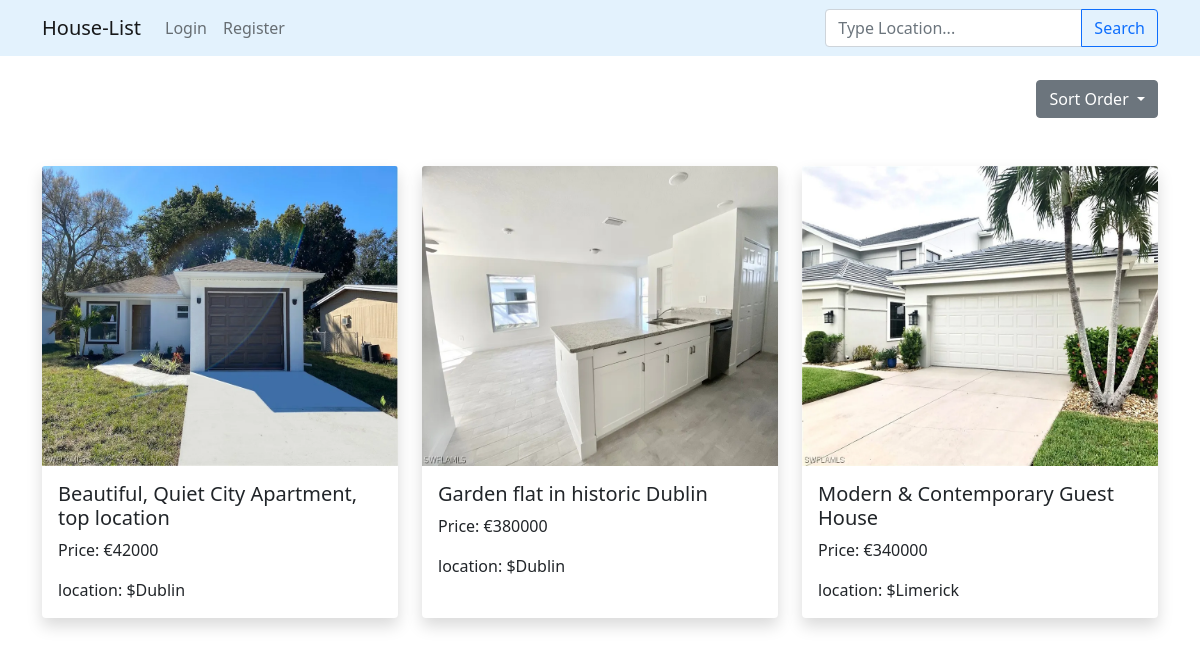
Screenshot of /search with the database file from the repository.
### main.py (models this page shows, shortened)
class House(db.Model):
    __tablename__ = "houses"
    id = db.Column(db.Integer, primary_key=True)
    title = db.Column(db.String(100))
    price = db.Column(db.Integer)
    location = db.Column(db.String(100))
    description = db.Column(db.Text)
    image_1 = db.Column(db.String(150), nullable=False, default='image1.jpg')
    image_2 = db.Column(db.String(150), nullable=False, default='image2.jpg')
    image_3 = db.Column(db.String(150), nullable=False, default='image3.jpg')
    contacts = db.relationship('Contact', backref='house', lazy=True)
    created_at = db.Column(db.DateTime, nullable=False, default=datetime.utcnow)

### main.py (the view)
@app.route('/search', methods=['GET', 'POST'])
def search():
    location = request.args.get('location')
    sort_order = request.args.get('sort_order')
    query = House.query
    if sort_order == 'asc':
        query = query.order_by(House.price.asc())
    elif sort_order == 'desc':
        query = query.order_by(House.price.desc())
    if location:
        query = query.filter(House.location.ilike(f"%{location}%"))
    if location is None:
        location = ""
    houses = query.all()
    return render_template('search-results.html', houses=houses, location=location)

### templates/search-results.html (shortened to what this page needs)
{% extends 'base.html' %}
{% block content %}
    <div class="container my-4">
      <div class="row">
        <div class="col-12">
            <div class="dropdown text-end">
                <button class="btn btn-secondary dropdown-toggle" type="button" id="sortOrderDropdown" data-bs-toggle="dropdown" aria-expanded="false">
                    Sort Order
                </button>
            </div>
        </div>
    </div>
    <div class="row row-cols-1 row-cols-md-3 g-4 mt-4">
      {% for house in houses %}
        <div class="col">
          <a href="{{ url_for('house_details', house_id=house.id) }}" class="text-decoration-none text-dark">
          <div class="card h-100 shadow border-0">
            <img style="min-height:300px;max-height:300px;" src="{% if house.image_1 %}{{ url_for('uploaded_file', filename=house.image_1) }}{% endif %}" class="card-img-top"
              alt="Hollywood Sign on The Hill" />
            <div class="card-body">
              <h5 class="card-title">{{ house.title }}</h5>
              <p class="card-text">Price: €{{ house.price }}</p>
              <p class="card-text">location: ${{ house.location }}</p>
            </div>
          </div>
        </a>
        </div>
      {% endfor %}
    </div>
    </div>
{% endblock %}

### rows the page displays
House: image_1 (picture), title "Beautiful, Quiet City Apartment, top location", price "42000", location "Dublin"
House: image_1 (picture), title "Garden flat in historic Dublin", price "380000", location "Dublin"
House: image_1 (picture), title "Modern & Contemporary Guest House", price "340000", location "Limerick"
